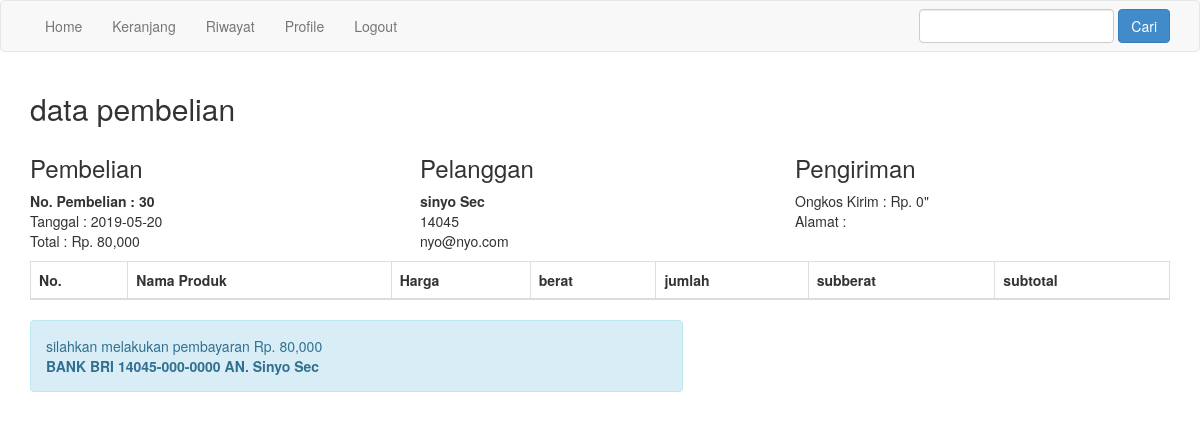
Screenshot of /nota.php?id=30 (signed in) with the database file from the repository.
### tables this page shows
CREATE TABLE `pembelian` (
  `id_pembelian` int(11) NOT NULL,
  `id_pelanggan` int(11) NOT NULL,
  `id_ongkir` int(11) NOT NULL,
  `tanggal_pembelian` date NOT NULL,
  `total_pembelian` int(11) NOT NULL,
  `nama_prov` varchar(100) NOT NULL,
  `tarif` int(11) NOT NULL,
  `alamat_pengiriman` text NOT NULL,
  `status_pembelian` varchar(100) NOT NULL DEFAULT 'pending',
  `resi_pengiriman` varchar(255) NOT NULL
);

CREATE TABLE `pelanggan` (
  `id_pelanggan` int(11) NOT NULL,
  `email_pelanggan` varchar(100) NOT NULL,
  `password_pelanggan` varchar(100) NOT NULL,
  `nama_pelanggan` varchar(100) NOT NULL,
  `telephone_pelanggan` varchar(100) NOT NULL,
  `alamat_pelanggan` text NOT NULL,
  `ftprofile` varchar(100) NOT NULL
);

### nota.php (the view, shortened to what this page needs)
<?php
include 'koneksi.php';
?>
<!DOCTYPE html>
<html>
<head>
	<link rel="stylesheet" href="admin/assets/css/bootstrap.css">
</head>
<body>
<?php include 'menu.php'; ?>
<section class="konten">
	<div class="container">
		<h2>data pembelian</h2>
<?php
$ambil = $koneksi->query("SELECT * FROM pembelian JOIN pelanggan ON pembelian.id_pelanggan=pelanggan.id_pelanggan WHERE pembelian.id_pembelian='$_GET[id]'");
$detail = $ambil->fetch_assoc();
 ?>
<div class="row">
	<div class="col-md-4">
		<h3>Pembelian</h3>
		<strong> No. Pembelian : <?php echo $detail['id_pembelian']; ?></strong><br>
		Tanggal : <?php echo $detail['tanggal_pembelian']; ?><br>
		Total : Rp. <?php echo number_format($detail['total_pembelian']); ?>
	</div>
	<div class="col-md-4">
	<h3>Pelanggan</h3>
	<strong><?php echo $detail['nama_pelanggan']; ?></strong><br>
<p>
 	<?php echo $detail['telephone_pelanggan']; ?><br>
 	<?php echo $detail['email_pelanggan']; ?>
</p>
</div>
	<div class="col-md-4"></div>
	<h3>Pengiriman</h3>
	Ongkos Kirim : Rp. <?php echo number_format($detail['tarif']); ?>"<br>
	Alamat : <?php echo $detail['alamat_pengiriman']; ?>
</div>
<table class="table table-bordered">
	<thead>
		<tr>
			<th>No.</th>
			<th>Nama Produk</th>
			<th>Harga</th>
			<th>berat</th>
			<th>jumlah</th>
			<th>subberat</th>
			<th>subtotal</th>
		</tr>
	</thead>
</table>
<div class="row">
	<div class="col-md-7">
		<div class="alert alert-info">
			<p>
				silahkan melakukan pembayaran Rp. <?php echo number_format($detail['total_pembelian']); ?> <br>
				<strong> BANK BRI 14045-000-0000 AN. Sinyo Sec</strong>
			</p>
		</div>
	</div>
</div>
	</div>
</section>
</body>
</html>

### rows the page displays
pembelian: id_pembelian "30", tanggal_pembelian "2019-05-20", total_pembelian "80,000", id_pelanggan.nama_pelanggan "sinyo Sec", id_pelanggan.telephone_pelanggan "14045", id_pelanggan.email_pelanggan "nyo@nyo.com", tarif "0"
